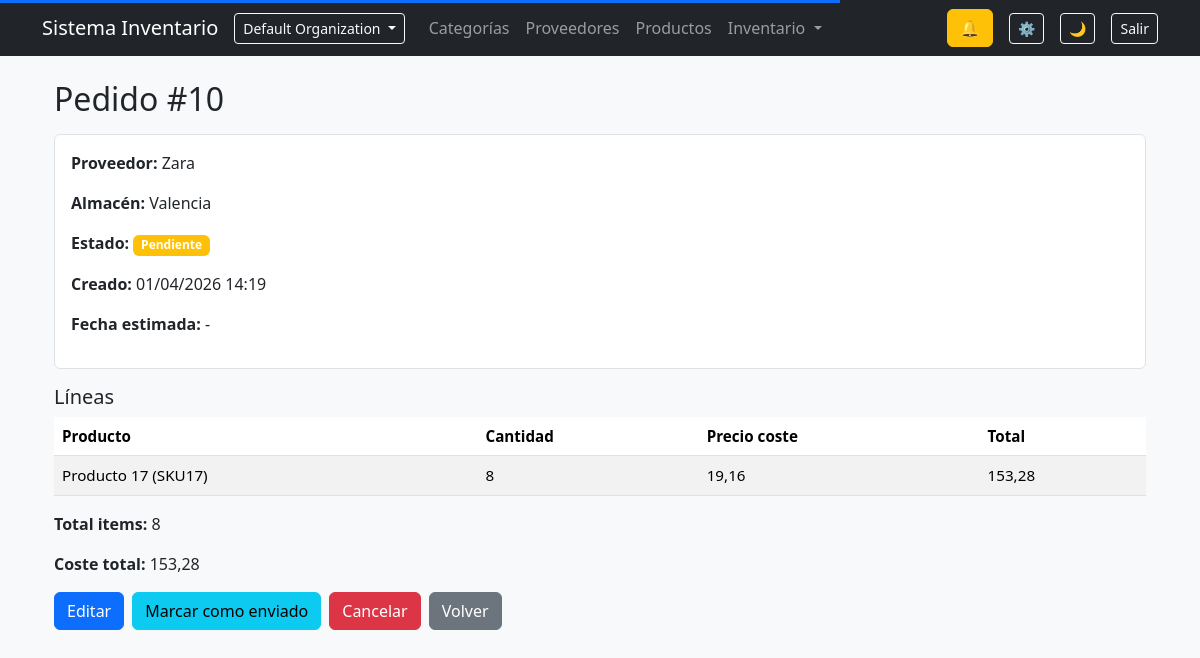
Screenshot of /inventory/orders/10/ (signed in) with the database file from the repository.
### organizations/models.py (models this page shows, shortened)
class Organization(models.Model):
    name = models.CharField(max_length=150)
    slug = models.SlugField(unique=True)
    owner = models.ForeignKey(
        User,
        on_delete=models.CASCADE,
        related_name="owned_organizations"
    )
    created_at = models.DateTimeField(auto_now_add=True)
    class Meta:
        ordering = ["name"]

### inventory/models/orders.py (models this page shows, shortened)
class Order(models.Model):
    STATUS_CHOICES = (
        ("pending", "Pendiente"),
        ("sent", "Enviado"),
        ("received", "Recibido"),
        ("cancelled", "Cancelado"),
        ("partially_received", "Parcialmente recibido"),
        ("backordered", "Backorder"),
    )
    organization = models.ForeignKey(
        Organization,
        on_delete=models.CASCADE,
        related_name="orders",
        db_index=True,
    )
    supplier = models.ForeignKey(
        Supplier,
        on_delete=models.SET_NULL,
        null=True,
        related_name="orders",
    )
    location = models.ForeignKey(
        Location,
        on_delete=models.SET_NULL,
        null=True,
        related_name="orders",
    )
    status = models.CharField(max_length=20, choices=STATUS_CHOICES, default="pending")
    created_at = models.DateTimeField(auto_now_add=True)
    sent_at = models.DateTimeField(null=True, blank=True)
    received_at = models.DateTimeField(null=True, blank=True)
    estimated_arrival = models.DateField(null=True, blank=True)
    class Meta:
        ordering = ["-created_at"]
        indexes = [
            models.Index(fields=["organization", "created_at"]),
        ]
    @property
    def total_items(self):
        return sum(item.quantity for item in self.items.all())
    @property
    def total_cost(self):
        return sum(item.total_cost for item in self.items.all())

class OrderItem(models.Model):
    organization = models.ForeignKey(
        Organization,
        on_delete=models.CASCADE,
        related_name="order_items",
        db_index=True,
    )
    order = models.ForeignKey(
        Order,
        on_delete=models.CASCADE,
        related_name="items",
    )
    product = models.ForeignKey(
        Product,
        on_delete=models.SET_NULL,
        null=True,
        related_name="order_items",
    )
    quantity = models.PositiveIntegerField()
    cost_price = models.DecimalField(max_digits=10, decimal_places=2)
    class Meta:
        indexes = [
            models.Index(fields=["organization", "order"]),
        ]
    @property
    def total_cost(self):
        return self.quantity * self.cost_price

### suppliers/models.py (models this page shows)
class Supplier(models.Model):
    organization = models.ForeignKey(
        Organization,
        on_delete=models.CASCADE,
        related_name="suppliers",
        db_index=True,
    )
    name = models.CharField(max_length=150, db_index=True)
    contact_name = models.CharField(max_length=100, blank=True)
    email = models.EmailField(blank=True)
    phone = models.CharField(max_length=20, blank=True)
    address = models.TextField(blank=True)
    lead_time_days = models.PositiveIntegerField(default=0)
    default_order_quantity = models.PositiveIntegerField(default=0, blank=True)
    class Meta:
        ordering = ['name']
        unique_together = ("organization", "name")
        indexes = [
            models.Index(fields=["organization", "name"]),
        ]
    def __str__(self):
        return self.name

### inventory/models/locations.py (models this page shows)
class Location(models.Model):
    organization = models.ForeignKey(
        Organization,
        on_delete=models.CASCADE,
        related_name="locations",
        db_index=True,
    )
    name = models.CharField(max_length=150)
    address = models.TextField(blank=True)
    is_active = models.BooleanField(default=True)
    class Meta:
        ordering = ["name"]
        unique_together = ("organization", "name")
        indexes = [
            models.Index(fields=["organization", "name"]),
        ]
    def __str__(self):
        return self.name

### products/models.py (models this page shows, shortened)
class Product(models.Model):
    organization = models.ForeignKey(
        Organization,
        on_delete=models.CASCADE,
        related_name="products",
        db_index=True,
    )
    name = models.CharField(max_length=150, db_index=True)
    sku = models.CharField(max_length=50, db_index=True)
    category = models.ForeignKey(
        Category,
        on_delete=models.SET_NULL,
        null=True,
        related_name='products'
    )
    supplier = models.ForeignKey(
        Supplier,
        on_delete=models.SET_NULL,
        null=True,
        blank=True,
        related_name='products'
    )
    stock = models.IntegerField(default=0)
    min_stock = models.IntegerField(default=0)
    cost_price = models.DecimalField(max_digits=10, decimal_places=2, default=0)
    sale_price = models.DecimalField(max_digits=10, decimal_places=2, default=0)
    image = models.ImageField(upload_to=product_image_path, blank=True, null=True)
    last_low_stock_alert = models.DateTimeField(null=True, blank=True)
    created_at = models.DateTimeField(auto_now_add=True)
    updated_at = models.DateTimeField(auto_now=True)
    class Meta:
        ordering = ['name']
        unique_together = ("organization", "sku")
        indexes = [
            models.Index(fields=["organization", "name"]),
            models.Index(fields=["organization", "sku"]),
        ]
    def __str__(self):
        return f"{self.name} ({self.sku})"

### inventory/views/orders.py (the view)
def order_detail(request, pk):
    order = get_object_or_404(
        Order.objects.select_related("supplier", "location")
        .prefetch_related("items__product"),
        pk=pk,
        organization=request.organization
    )
    return render(
        request,
        "inventory/orders/detail.html",
        {
            "order": order,
            "can_edit": can_edit_inventory(request.user),
            "can_confirm": can_confirm_inventory(request.user),
            "can_receive": order.status in ("sent", "partially_received", "backordered"),
            "can_cancel": order.status not in ("received", "cancelled"),
        },
    )

### accounts/permissions.py (called while the page is built, shortened)
def _get_membership(user):
    if not user or not user.is_authenticated:
        return None
    request = getattr(user, "_request", None)
    membership = user.memberships.filter(is_active=True).first()
    return membership

def _has_role(user, roles):
    membership = _get_membership(user)
    if not membership:
        return False
    return membership.role in roles

def _is_owner(user):
    return _has_role(user, [Membership.Roles.OWNER])

def _is_admin(user):
    return _has_role(user, [Membership.Roles.OWNER, Membership.Roles.ADMIN])

def _is_manager(user):
    return _has_role(user, [
        Membership.Roles.OWNER,
        Membership.Roles.ADMIN,
        Membership.Roles.MANAGER
    ])

def _is_staff(user):
    return _has_role(user, [
        Membership.Roles.OWNER,
        Membership.Roles.ADMIN,
        Membership.Roles.MANAGER,
        Membership.Roles.STAFF
    ])

def can_view_products(user):
    return _is_staff(user)

def can_create_products(user):
    return _is_manager(user)

def can_edit_products(user):
    return _is_manager(user)

def can_delete_products(user):
    return _is_admin(user)

def can_export_products(user):
    return _is_manager(user)

def can_view_categories(user):
    return _is_staff(user)

def can_manage_categories(user):
    return _is_manager(user)

def can_view_suppliers(user):
    return _is_staff(user)

def can_manage_suppliers(user):
    return _is_manager(user)

def can_view_locations(user):
    return _is_staff(user)

def can_manage_locations(user):
    return _is_admin(user)

def can_view_inventory(user):
    return _is_staff(user)

def can_create_inventory(user):
    return _is_staff(user)

def can_edit_inventory(user):
    return _is_manager(user)

def can_confirm_inventory(user):
    return _is_manager(user)

def can_view_transfers(user):
    return _is_staff(user)

def can_create_transfer(user):
    return _is_staff(user)

def can_confirm_transfer(user):
    return _is_manager(user)

def can_view_orders(user):
    return _is_staff(user)

def can_create_order(user):
    return _is_manager(user)

def can_edit_order(user):
    return _is_manager(user)

def can_send_order(user):
    return _is_manager(user)

def can_cancel_order(user):
    return _is_manager(user)

def can_receive_order(user):
    return _is_staff(user)

def can_view_audit(user):
    return _is_owner(user) or _is_admin(user) or _is_manager(user)

def can_manage_notifications(user):
    return _is_manager(user)

### inventory/templates/inventory/orders/detail.html (shortened to what this page needs)
{% extends "base.html" %}
{% block content %}
<div class="container mt-4">
    <h2 class="mb-3">Pedido #{{ order.id }}</h2>
    <div class="card mb-3">
        <div class="card-body">
            <p><strong>Proveedor:</strong> {{ order.supplier }}</p>
            <p><strong>Almacén:</strong> {{ order.location }}</p>
            <p>
                <strong>Estado:</strong>
                {% if order.status == "pending" %}
                    <span class="badge bg-warning">Pendiente</span>
                {% elif order.status == "sent" %}
                    <span class="badge bg-info">Enviado</span>
                {% elif order.status == "received" %}
                    <span class="badge bg-success">Recibido</span>
                {% elif order.status == "cancelled" %}
                    <span class="badge bg-danger">Cancelado</span>
                {% elif order.status == "partially_received" %}
                    <span class="badge bg-primary">Parcialmente recibido</span>
                {% elif order.status == "backordered" %}
                    <span class="badge bg-secondary">Backorder</span>
                {% endif %}
            </p>
            <p><strong>Creado:</strong> {{ order.created_at|date:"d/m/Y H:i" }}</p>
            <p><strong>Fecha estimada:</strong> {{ order.estimated_arrival|default:"-" }}</p>
        </div>
    </div>
    <h5>Líneas</h5>
    <table class="table table-striped mb-3">
        <thead>
            <tr>
                <th>Producto</th>
                <th>Cantidad</th>
                <th>Precio coste</th>
                <th>Total</th>
            </tr>
        </thead>
        <tbody>
            {% for item in order.items.all %}
                <tr>
                    <td>{{ item.product }}</td>
                    <td>{{ item.quantity }}</td>
                    <td>{{ item.cost_price }}</td>
                    <td>{{ item.total_cost }}</td>
                </tr>
            {% empty %}
                <tr>
                    <td colspan="4" class="text-center">No hay líneas en este pedido.</td>
                </tr>
            {% endfor %}
        </tbody>
    </table>
    <p><strong>Total items:</strong> {{ order.total_items }}</p>
    <p><strong>Coste total:</strong> {{ order.total_cost }}</p>
    <div class="d-flex gap-2 mt-3 mb-3">
        {% if can_edit %}
            <a href="{% url 'order_edit' order.id %}" class="btn btn-primary">Editar</a>
        {% endif %}
        {% if can_confirm and order.status == "pending" %}
            <a href="{% url 'order_send' order.id %}" class="btn btn-info">Marcar como enviado</a>
        {% endif %}
        {% if can_confirm and can_cancel %}
            <a href="{% url 'order_cancel' order.id %}" class="btn btn-danger">Cancelar</a>
        {% endif %}
        <a href="{% url 'order_list' %}" class="btn btn-secondary">Volver</a>
    </div>
</div>
{% endblock %}

### templates/partials/navbar.html (shortened to what this page needs)
<nav class="navbar navbar-expand-lg navbar-dark bg-dark mb-4">
    <div class="container">
        <a class="navbar-brand" href="{% url 'dashboard' %}">Sistema Inventario</a>
        <div class="collapse navbar-collapse" id="navbarMain">
            <div class="dropdown me-3">
                <button class="btn btn-sm btn-outline-light dropdown-toggle" data-bs-toggle="dropdown">
                    {{ organization.name }}
                </button>
            </div>
            <ul class="navbar-nav me-auto mb-2 mb-lg-0">
                <li class="nav-item"><a href="/categorias/" class="nav-link">Categorías</a></li>
                <li class="nav-item"><a href="/proveedores/" class="nav-link">Proveedores</a></li>
                <li class="nav-item"><a href="/productos/" class="nav-link">Productos</a></li>
                <li class="nav-item dropdown">
                    <a class="nav-link dropdown-toggle" href="#" data-bs-toggle="dropdown">
                        Inventario
                    </a>
                </li>
            </ul>
            <div class="d-flex align-items-center gap-3 me-3">
                <div id="notifications-bell"
                     hx-get="{% url 'notifications:notifications_counter' %}"
                     hx-trigger="load, inventory:notifications_updated from:body"
                     hx-target="this"
                     hx-swap="outerHTML">
                    {% include 'notifications/partials/bell.html' %}
                </div>
                <a href="{% url 'notification_preferences' %}"
                   class="btn btn-sm btn-outline-light"
                   title="Configurar notificaciones">
                    ⚙️
                </a>
            </div>
            <button id="themeToggle" class="btn btn-sm btn-outline-light me-3">🌙</button>
            <form method="post" action="{% url 'logout' %}">
                <button class="btn btn-sm btn-outline-light">Salir</button>
            </form>
        </div>
    </div>
</nav>

### static/css/core.css (style rules this page uses)
:root { --bg: #f8f9fa; --text: #212529; --card: #ffffff; --border: #dee2e6; }
body { background: var(--bg); color: var(--text); transition: background .25s ease, color .25s ease; }
.card { background: var(--card); border-color: var(--border); }
.table { font-size: 0.95rem; }
th { user-select: none; }

### dashboard/static/dashboard/css/dashboard.css (style rules this page uses)
:root { --section-bg: #ffffff; --sub-bg: #414040; --sub-text: #fafafa; }
.card { background-color: var(--section-bg); }

### rows the page displays
Organization: name "Default Organization"
Order: id "10", supplier "Zara", location "Valencia", created_at "01/04/2026 14:19", estimated_arrival "-", total_items "8", total_cost "153,28"
OrderItem: product "Producto 17 (SKU17)", quantity "8", cost_price "19,16", total_cost "153,28"
